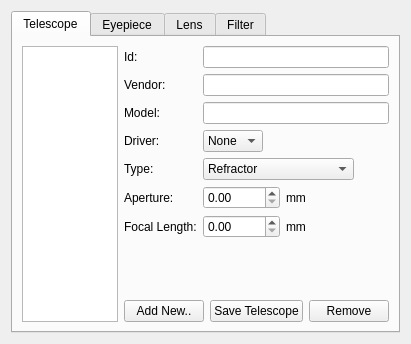
<?xml version="1.0" encoding="UTF-8"?>
<ui version="4.0">
 <class>EquipmentWriter</class>
 <widget class="QWidget" name="EquipmentWriter">
  <property name="geometry">
   <rect>
    <x>0</x>
    <y>0</y>
    <width>411</width>
    <height>344</height>
   </rect>
  </property>
  <layout class="QVBoxLayout" name="_2">
   <item>
    <widget class="QTabWidget" name="tabWidget">
     <property name="minimumSize">
      <size>
       <width>252</width>
       <height>0</height>
      </size>
     </property>
     <property name="currentIndex">
      <number>0</number>
     </property>
     <property name="documentMode">
      <bool>false</bool>
     </property>
     <widget class="QWidget" name="Scope">
      <attribute name="title">
       <string>Telescope</string>
      </attribute>
      <layout class="QHBoxLayout" name="_3">
       <item>
        <widget class="QListWidget" name="ScopeList"/>
       </item>
       <item>
        <layout class="QVBoxLayout" name="verticalLayout">
         <item>
          <layout class="QFormLayout" name="formLayout">
           <property name="fieldGrowthPolicy">
            <enum>QFormLayout::ExpandingFieldsGrow</enum>
           </property>
           <item row="0" column="0">
            <widget class="QLabel" name="label">
             <property name="text">
              <string>Id:</string>
             </property>
            </widget>
           </item>
           <item row="0" column="1">
            <widget class="QLineEdit" name="Id">
             <property name="focusPolicy">
              <enum>Qt::NoFocus</enum>
             </property>
             <property name="readOnly">
              <bool>true</bool>
             </property>
            </widget>
           </item>
           <item row="2" column="0">
            <widget class="QLabel" name="label_3">
             <property name="text">
              <string>Vendor:</string>
             </property>
            </widget>
           </item>
           <item row="2" column="1">
            <widget class="QLineEdit" name="Vendor"/>
           </item>
           <item row="3" column="0">
            <widget class="QLabel" name="label_2">
             <property name="text">
              <string>Model:</string>
             </property>
            </widget>
           </item>
           <item row="3" column="1">
            <widget class="QLineEdit" name="Model"/>
           </item>
           <item row="5" column="0">
            <widget class="QLabel" name="label_4">
             <property name="text">
              <string>Type:</string>
             </property>
            </widget>
           </item>
           <item row="5" column="1">
            <widget class="QComboBox" name="Type">
             <property name="focusPolicy">
              <enum>Qt::StrongFocus</enum>
             </property>
             <item>
              <property name="text">
               <string>Refractor</string>
              </property>
             </item>
             <item>
              <property name="text">
               <string>Newtonian</string>
              </property>
             </item>
             <item>
              <property name="text">
               <string>Maksutov</string>
              </property>
             </item>
             <item>
              <property name="text">
               <string>Schmidt-Cassegrain</string>
              </property>
             </item>
             <item>
              <property name="text">
               <string>Kutter (Schiefspiegler)</string>
              </property>
             </item>
             <item>
              <property name="text">
               <string>Cassegrain</string>
              </property>
             </item>
            </widget>
           </item>
           <item row="6" column="0">
            <widget class="QLabel" name="label_13">
             <property name="text">
              <string>Aperture:</string>
             </property>
            </widget>
           </item>
           <item row="6" column="1">
            <layout class="QHBoxLayout" name="horizontalLayout_5">
             <item>
              <widget class="QDoubleSpinBox" name="Aperture">
               <property name="focusPolicy">
                <enum>Qt::StrongFocus</enum>
               </property>
               <property name="maximum">
                <double>10000.000000000000000</double>
               </property>
               <property name="singleStep">
                <double>0.100000000000000</double>
               </property>
              </widget>
             </item>
             <item>
              <widget class="QLabel" name="label_15">
               <property name="text">
                <string>mm</string>
               </property>
              </widget>
             </item>
            </layout>
           </item>
           <item row="7" column="0">
            <widget class="QLabel" name="label_5">
             <property name="text">
              <string>Focal Length:</string>
             </property>
            </widget>
           </item>
           <item row="7" column="1">
            <layout class="QHBoxLayout" name="horizontalLayout_4">
             <item>
              <widget class="QDoubleSpinBox" name="FocalLength">
               <property name="focusPolicy">
                <enum>Qt::StrongFocus</enum>
               </property>
               <property name="maximum">
                <double>40000.000000000000000</double>
               </property>
              </widget>
             </item>
             <item>
              <widget class="QLabel" name="label_14">
               <property name="text">
                <string>mm</string>
               </property>
              </widget>
             </item>
            </layout>
           </item>
           <item row="4" column="0">
            <widget class="QLabel" name="driverLabel">
             <property name="text">
              <string>Driver:</string>
             </property>
            </widget>
           </item>
           <item row="4" column="1">
            <widget class="QComboBox" name="driverComboBox">
             <property name="focusPolicy">
              <enum>Qt::StrongFocus</enum>
             </property>
             <item>
              <property name="text">
               <string>None</string>
              </property>
             </item>
            </widget>
           </item>
          </layout>
         </item>
         <item>
          <layout class="QHBoxLayout" name="horizontalLayout">
           <item>
            <spacer name="horizontalSpacer">
             <property name="orientation">
              <enum>Qt::Horizontal</enum>
             </property>
             <property name="sizeHint" stdset="0">
              <size>
               <width>40</width>
               <height>20</height>
              </size>
             </property>
            </spacer>
           </item>
           <item>
            <widget class="QPushButton" name="NewScope">
             <property name="text">
              <string>Add New..</string>
             </property>
            </widget>
           </item>
           <item>
            <widget class="QPushButton" name="AddScope">
             <property name="text">
              <string>Save Telescope</string>
             </property>
            </widget>
           </item>
           <item>
            <widget class="QPushButton" name="RemoveScope">
             <property name="text">
              <string>Remove</string>
             </property>
            </widget>
           </item>
          </layout>
         </item>
        </layout>
       </item>
      </layout>
     </widget>
     <widget class="QWidget" name="Eyepiece">
      <attribute name="title">
       <string>Eyepiece</string>
      </attribute>
      <layout class="QHBoxLayout">
       <item>
        <widget class="QListWidget" name="EyepieceList"/>
       </item>
       <item>
        <layout class="QVBoxLayout" name="verticalLayout_2">
         <item>
          <layout class="QFormLayout" name="formLayout_2">
           <property name="fieldGrowthPolicy">
            <enum>QFormLayout::ExpandingFieldsGrow</enum>
           </property>
           <item row="0" column="0">
            <widget class="QLabel" name="label_6">
             <property name="text">
              <string>Id:</string>
             </property>
            </widget>
           </item>
           <item row="0" column="1">
            <widget class="QLineEdit" name="e_Id">
             <property name="focusPolicy">
              <enum>Qt::NoFocus</enum>
             </property>
             <property name="readOnly">
              <bool>true</bool>
             </property>
            </widget>
           </item>
           <item row="2" column="0">
            <widget class="QLabel" name="label_8">
             <property name="text">
              <string>Vendor:</string>
             </property>
            </widget>
           </item>
           <item row="2" column="1">
            <widget class="QLineEdit" name="e_Vendor"/>
           </item>
           <item row="4" column="1">
            <layout class="QHBoxLayout" name="horizontalLayout_6">
             <item>
              <widget class="QDoubleSpinBox" name="e_focalLength">
               <property name="focusPolicy">
                <enum>Qt::StrongFocus</enum>
               </property>
               <property name="singleStep">
                <double>0.100000000000000</double>
               </property>
              </widget>
             </item>
             <item>
              <widget class="QLabel" name="label_17">
               <property name="text">
                <string>mm</string>
               </property>
              </widget>
             </item>
            </layout>
           </item>
           <item row="4" column="0">
            <widget class="QLabel" name="label_10">
             <property name="text">
              <string>Focal Length:</string>
             </property>
            </widget>
           </item>
           <item row="3" column="1">
            <widget class="QLineEdit" name="e_Model"/>
           </item>
           <item row="3" column="0">
            <widget class="QLabel" name="label_7">
             <property name="text">
              <string>Model:</string>
             </property>
            </widget>
           </item>
          </layout>
         </item>
         <item>
          <layout class="QHBoxLayout" name="horizontalLayout_3">
           <item>
            <widget class="QLabel" name="label_9">
             <property name="text">
              <string>Apparent FOV:</string>
             </property>
            </widget>
           </item>
           <item>
            <widget class="QDoubleSpinBox" name="Fov">
             <property name="focusPolicy">
              <enum>Qt::StrongFocus</enum>
             </property>
             <property name="maximum">
              <double>180.000000000000000</double>
             </property>
             <property name="singleStep">
              <double>0.100000000000000</double>
             </property>
            </widget>
           </item>
           <item>
            <widget class="QLabel" name="label_11">
             <property name="text">
              <string>Unit:</string>
             </property>
            </widget>
           </item>
           <item>
            <widget class="QComboBox" name="FovUnit">
             <item>
              <property name="text">
               <string>deg</string>
              </property>
             </item>
             <item>
              <property name="text">
               <string>rad</string>
              </property>
             </item>
            </widget>
           </item>
          </layout>
         </item>
         <item>
          <spacer name="verticalSpacer">
           <property name="orientation">
            <enum>Qt::Vertical</enum>
           </property>
           <property name="sizeHint" stdset="0">
            <size>
             <width>0</width>
             <height>0</height>
            </size>
           </property>
          </spacer>
         </item>
         <item>
          <layout class="QHBoxLayout" name="horizontalLayout_2">
           <item>
            <spacer name="horizontalSpacer_2">
             <property name="orientation">
              <enum>Qt::Horizontal</enum>
             </property>
             <property name="sizeHint" stdset="0">
              <size>
               <width>40</width>
               <height>0</height>
              </size>
             </property>
            </spacer>
           </item>
           <item>
            <widget class="QPushButton" name="NewEyepiece">
             <property name="text">
              <string>Add New</string>
             </property>
            </widget>
           </item>
           <item>
            <widget class="QPushButton" name="AddEyepiece">
             <property name="text">
              <string>Save Eyepiece</string>
             </property>
            </widget>
           </item>
           <item>
            <widget class="QPushButton" name="RemoveEyepiece">
             <property name="text">
              <string>Remove</string>
             </property>
            </widget>
           </item>
          </layout>
         </item>
        </layout>
       </item>
      </layout>
     </widget>
     <widget class="QWidget" name="Lens">
      <attribute name="title">
       <string>Lens</string>
      </attribute>
      <layout class="QHBoxLayout" name="_4">
       <item>
        <widget class="QListWidget" name="LensList"/>
       </item>
       <item>
        <layout class="QVBoxLayout" name="verticalLayout3">
         <item>
          <widget class="QLabel" name="label_16">
           <property name="sizePolicy">
            <sizepolicy hsizetype="Preferred" vsizetype="Fixed">
             <horstretch>0</horstretch>
             <verstretch>0</verstretch>
            </sizepolicy>
           </property>
           <property name="text">
            <string>Enter details of Barlow/Shapley lenses</string>
           </property>
          </widget>
         </item>
         <item>
          <layout class="QFormLayout" name="formLayout3">
           <property name="fieldGrowthPolicy">
            <enum>QFormLayout::ExpandingFieldsGrow</enum>
           </property>
           <item row="0" column="0">
            <widget class="QLabel" name="label3_2">
             <property name="text">
              <string>Id:</string>
             </property>
            </widget>
           </item>
           <item row="0" column="1">
            <widget class="QLineEdit" name="l_Id">
             <property name="focusPolicy">
              <enum>Qt::NoFocus</enum>
             </property>
             <property name="readOnly">
              <bool>true</bool>
             </property>
            </widget>
           </item>
           <item row="2" column="0">
            <widget class="QLabel" name="label31">
             <property name="text">
              <string>Vendor:</string>
             </property>
            </widget>
           </item>
           <item row="2" column="1">
            <widget class="QLineEdit" name="l_Vendor"/>
           </item>
           <item row="4" column="0">
            <widget class="QLabel" name="label51">
             <property name="toolTip">
              <string>Magnification factor of the Barlow/Shapley lens</string>
             </property>
             <property name="text">
              <string>Factor:</string>
             </property>
            </widget>
           </item>
           <item row="4" column="1">
            <widget class="QDoubleSpinBox" name="l_Factor">
             <property name="focusPolicy">
              <enum>Qt::StrongFocus</enum>
             </property>
            </widget>
           </item>
           <item row="3" column="1">
            <widget class="QLineEdit" name="l_Model"/>
           </item>
           <item row="3" column="0">
            <widget class="QLabel" name="label2">
             <property name="text">
              <string>Model:</string>
             </property>
            </widget>
           </item>
          </layout>
         </item>
         <item>
          <layout class="QHBoxLayout" name="horizontalLayout3">
           <item>
            <spacer name="horizontalSpacer31">
             <property name="orientation">
              <enum>Qt::Horizontal</enum>
             </property>
             <property name="sizeHint" stdset="0">
              <size>
               <width>40</width>
               <height>20</height>
              </size>
             </property>
            </spacer>
           </item>
           <item>
            <widget class="QPushButton" name="NewLens">
             <property name="text">
              <string>Add New..</string>
             </property>
            </widget>
           </item>
           <item>
            <widget class="QPushButton" name="AddLens">
             <property name="text">
              <string>Save Lens</string>
             </property>
            </widget>
           </item>
           <item>
            <widget class="QPushButton" name="RemoveLens">
             <property name="text">
              <string>Remove</string>
             </property>
            </widget>
           </item>
          </layout>
         </item>
        </layout>
       </item>
      </layout>
     </widget>
     <widget class="QWidget" name="Filter">
      <attribute name="title">
       <string>Filter</string>
      </attribute>
      <layout class="QHBoxLayout" name="_5">
       <item>
        <widget class="QListWidget" name="FilterList"/>
       </item>
       <item>
        <layout class="QVBoxLayout" name="verticalLayout4">
         <item>
          <layout class="QFormLayout" name="formLayout4">
           <property name="fieldGrowthPolicy">
            <enum>QFormLayout::ExpandingFieldsGrow</enum>
           </property>
           <item row="0" column="0">
            <widget class="QLabel" name="label4">
             <property name="text">
              <string>Id:</string>
             </property>
            </widget>
           </item>
           <item row="0" column="1">
            <widget class="QLineEdit" name="f_Id">
             <property name="focusPolicy">
              <enum>Qt::NoFocus</enum>
             </property>
             <property name="readOnly">
              <bool>true</bool>
             </property>
            </widget>
           </item>
           <item row="2" column="0">
            <widget class="QLabel" name="label5">
             <property name="text">
              <string>Vendor:</string>
             </property>
            </widget>
           </item>
           <item row="2" column="1">
            <widget class="QLineEdit" name="f_Vendor"/>
           </item>
           <item row="4" column="0">
            <widget class="QLabel" name="label6">
             <property name="text">
              <string>Type:</string>
             </property>
            </widget>
           </item>
           <item row="4" column="1">
            <widget class="QLineEdit" name="f_Type"/>
           </item>
           <item row="5" column="0">
            <widget class="QLabel" name="label_12">
             <property name="text">
              <string>Color:</string>
             </property>
            </widget>
           </item>
           <item row="5" column="1">
            <widget class="QLineEdit" name="f_Color"/>
           </item>
           <item row="3" column="1">
            <widget class="QLineEdit" name="f_Model"/>
           </item>
           <item row="3" column="0">
            <widget class="QLabel" name="label3">
             <property name="text">
              <string>Model:</string>
             </property>
            </widget>
           </item>
          </layout>
         </item>
         <item>
          <layout class="QHBoxLayout" name="horizontalLayout7">
           <item>
            <spacer name="horizontalSpacer3">
             <property name="orientation">
              <enum>Qt::Horizontal</enum>
             </property>
             <property name="sizeHint" stdset="0">
              <size>
               <width>40</width>
               <height>20</height>
              </size>
             </property>
            </spacer>
           </item>
           <item>
            <widget class="QPushButton" name="NewFilter">
             <property name="text">
              <string>Add New..</string>
             </property>
            </widget>
           </item>
           <item>
            <widget class="QPushButton" name="AddFilter">
             <property name="text">
              <string>Save Filter</string>
             </property>
            </widget>
           </item>
           <item>
            <widget class="QPushButton" name="RemoveFilter">
             <property name="text">
              <string>Remove</string>
             </property>
            </widget>
           </item>
          </layout>
         </item>
        </layout>
       </item>
      </layout>
     </widget>
    </widget>
   </item>
  </layout>
 </widget>
 <tabstops>
  <tabstop>tabWidget</tabstop>
  <tabstop>ScopeList</tabstop>
  <tabstop>Vendor</tabstop>
  <tabstop>Model</tabstop>
  <tabstop>driverComboBox</tabstop>
  <tabstop>Type</tabstop>
  <tabstop>Aperture</tabstop>
  <tabstop>FocalLength</tabstop>
  <tabstop>NewScope</tabstop>
  <tabstop>AddScope</tabstop>
  <tabstop>RemoveScope</tabstop>
  <tabstop>EyepieceList</tabstop>
  <tabstop>e_Vendor</tabstop>
  <tabstop>e_Model</tabstop>
  <tabstop>e_focalLength</tabstop>
  <tabstop>Fov</tabstop>
  <tabstop>FovUnit</tabstop>
  <tabstop>NewEyepiece</tabstop>
  <tabstop>AddEyepiece</tabstop>
  <tabstop>RemoveEyepiece</tabstop>
  <tabstop>LensList</tabstop>
  <tabstop>l_Vendor</tabstop>
  <tabstop>l_Model</tabstop>
  <tabstop>l_Factor</tabstop>
  <tabstop>NewLens</tabstop>
  <tabstop>AddLens</tabstop>
  <tabstop>RemoveLens</tabstop>
  <tabstop>FilterList</tabstop>
  <tabstop>f_Vendor</tabstop>
  <tabstop>f_Model</tabstop>
  <tabstop>f_Type</tabstop>
  <tabstop>f_Color</tabstop>
  <tabstop>NewFilter</tabstop>
  <tabstop>AddFilter</tabstop>
  <tabstop>RemoveFilter</tabstop>
 </tabstops>
 <resources/>
 <connections/>
</ui>
